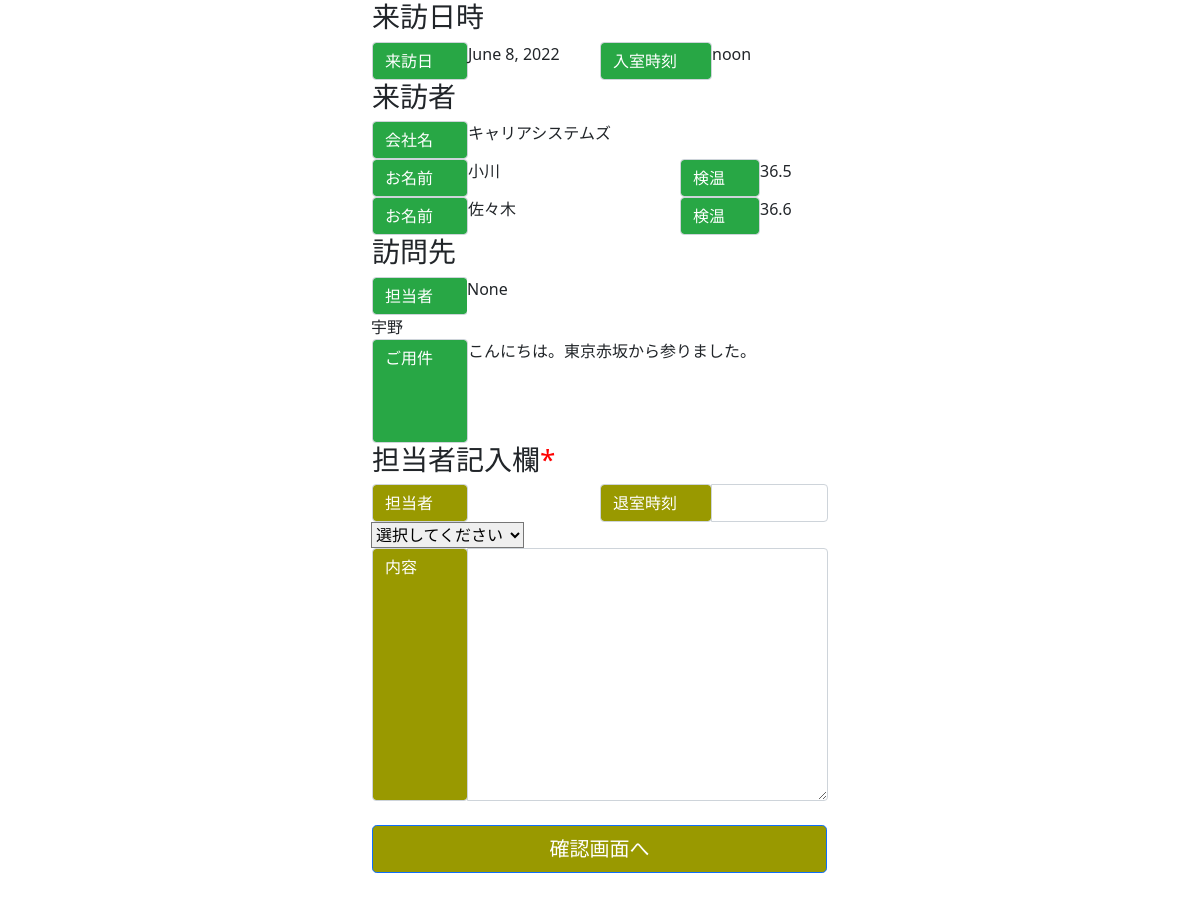
Page /detail/1/ on the committed database.
### test_app/models.py (models this page shows, shortened)
class Visitors(models.Model):
    date = models.DateField(verbose_name='日付')
    time = models.TimeField(verbose_name='来室時刻')
    company_name = models.CharField(verbose_name='会社名', max_length=50, null=True, blank=True)
    visitor_name = models.CharField(verbose_name='お名前', max_length=25)
    temperature = models.FloatField(verbose_name='検温')
    accompany1_name = models.CharField(verbose_name='同行者1お名前', max_length=25, null=True, blank=True)
    accompany1_temp = models.FloatField(verbose_name='同行者1検温', null=True, blank=True)
    accompany2_name = models.CharField(verbose_name='同行者2お名前', max_length=25, null=True, blank=True)
    accompany2_temp = models.FloatField(verbose_name='同行者2検温', null=True, blank=True)
    accompany3_name = models.CharField(verbose_name='同行者3お名前', max_length=25, null=True, blank=True)
    accompany3_temp = models.FloatField(verbose_name='同行者3検温', null=True, blank=True)
    position = models.CharField(verbose_name='役職', max_length=25, null=True, blank=True)
    interviewer = models.CharField(verbose_name='担当者', max_length=25, null=True, blank=True)
    content = models.TextField(verbose_name='ご用件', null=True, blank=True)
    is_contacted = models.BooleanField(default=False, help_text='コンタクトしたらTrue')
    class Meta:
        db_table = 'visitors_history'
        verbose_name = '来訪者履歴'
        verbose_name_plural = '来訪者履歴'

### test_app/views.py (the view)
# urls.py: path('detail/<int:pk>/', views.detail, name='detail'),
def detail(request, pk):
    visitor = Visitors.objects.get(pk=pk)
    print(visitor.is_contacted)
    if visitor.is_contacted:
        contact = Contact.objects.filter(contact__pk=pk)[0]
        context = {
            'visitor': visitor,
            'contact': contact,
        }
        print(contact)
    else:
        form = MemberForm()
        context = {
            'visitor': visitor,
            'form': form,
        }
    return render(request, 'test_app/detail.html', context)

### test_app/forms.py
class MemberForm(forms.Form):
    member = forms.ModelChoiceField(Member.objects,  label='', empty_label='選択してください', to_field_name='name', required=False)

### test_app/models.py (called while the page is built)
    def __str__(self):
        return self.post.name + ' / ' + self.name

### test_app/templates/test_app/detail.html (shortened to what this page needs)
{% load static %}
<!DOCTYPE html>
<html lang="en">
  <head>
    <link href="https://cdn.jsdelivr.net/npm/bootstrap@5.0.2/dist/css/bootstrap.min.css" rel="stylesheet">
    <link rel="stylesheet" href="{% static 'css/mystyle.css' %}">
  </head>
  <body>
    <div class="container-fluid">
        <div class="row">
            <h3>来訪日時</h3>
              <div class="col" style="padding: 0; padding-left: 12px;">
                <div class="input-group">
                  <div class="input-group-prepend">
                    <div class="theme-label-contact form-control">来訪日</div>
                  </div>
                  {{ visitor.date }}
                </div>
              </div>
              <div class="col" style="padding: 0; padding-right: 12px;">
                <div class="input-group">
                  <div class="input-group-prepend">
                    <div class="theme-label-time-contact form-control">入室時刻</div>
                  </div>
                  {{ visitor.time }}
                </div>
              </div>
              <h3>来訪者</h3>
              <div class="input-group">
                <div class="input-group-prepend">
                  <div class="theme-label-contact form-control">会社名</div>
                </div>
                {{ visitor.company_name }}
              </div>
              <div class="col-8" style="padding: 0; padding-left: 12px;">
              <div class="input-group">
                <div class="input-group-prepend">
                  <div class="theme-label-contact form-control">お名前</div>
                </div>
                {{ visitor.visitor_name }}
              </div>
              </div>
              <div class="col-4" style="padding: 0; padding-right: 12px;">
                <div class="input-group">
                  <div class="input-group-prepend">
                    <div class="theme-label-tempcheck-contact form-control">検温</div>
                  </div>
                  {{ visitor.temperature }}
                </div>
              </div>
            </div>
            {% if visitor.accompany1_name %}
            <div class="row" style="padding: 0;">
              <div class="col-8" style="padding: 0; padding-left: 12px;">
              <div class="input-group">
                <div class="input-group-prepend">
                  <div class="theme-label-contact form-control">お名前</div>
                </div>
                {{ visitor.accompany1_name }}
              </div>
              </div>
              <div class="col-4" style="padding: 0; padding-right: 12px;">
                <div class="input-group">
                  <div class="input-group-prepend">
                    <div class="theme-label-tempcheck-contact form-control">検温</div>
                  </div>
                  {{ visitor.accompany1_temp }}
                </div>
              </div>
            </div>
            {% endif %}
        <div class="row">
            <h3>訪問先</h3>
            <div class="input-group">
              <div class="input-group-prepend">
                <div class="theme-label-contact form-control">担当者</div>
              </div>
              <div class="left-column-contact">
                {{ visitor.position }}
              </div>
              <div class="right-column-contact">
                {{ visitor.interviewer }}
              </div>
            </div>
            <div class="input-group">
              <div class="input-group-prepend">
                <div class="theme-label-textarea-contact form-control" rows="5">ご用件</div>
              </div>
              {{ visitor.content | linebreaksbr }}
            </div>
        </div>
      <div class="row">
        <h3>担当者記入欄<span style="color: red;">*</span></h3>
        {% if visitor.is_contacted %}
        <div class="col" style="padding: 0; padding-left: 12px;">
          <div class="input-group">
            <div class="input-group-prepend">
              <div class="theme-label-contact form-control">担当者</div>
            </div>
            {{ contact.interviewer }}
          </div>
        </div>
        <div class="col" style="padding: 0; padding-right: 12px;">
          <div class="input-group">
            <div class="input-group-prepend">
              <div class="theme-label-time-contact form-control">退室時刻</div>
            </div>
            {{ contact.time }}
          </div>
        </div>
        <div class="input-group">
          <div class="input-group-prepend">
            <div class="theme-label-textarea-contact form-control" rows="5">内容</div>
          </div>
          {{ contact.contents | linebreaksbr }}
        </div>
        <div>
        <br>
        </div>
        <div class="row" style="padding-right: 1px; padding-left: 24px;">
        {% comment %} <button type="button" class="btn btn-primary btn-sm" style="background-color:#006400;" onclick="location.href='{% url 'test_app:edit_contact' %}'"> {% endcomment %}
        <button type="button" class="btn btn-primary btn-sm col" style="background-color:#28a745; padding-left: 12px;" onclick="location.href='#'">
            コンタクト編集
        </button>
        {% comment %} <button type="button" class="btn btn-primary btn-sm" style="background-color:#006400;" onclick="location.href='{% url 'test_app:edit_contact' %}'"> {% endcomment %}
            <button type="button" class="btn btn-primary btn-sm col" style="background-color:#28a745;" onclick="location.href='#'">
            来訪/コンタクト編集
        </button>
        {% comment %} <button type="button" class="btn btn-primary btn-sm" style="background-color:#006400;" onclick="location.href='{% url 'test_app:edit_contact' %}'"> {% endcomment %}
            <button type="button" class="btn btn-primary btn-sm col" style="background-color:#28a745;" onclick="location.href='#'">
            コンタクト削除
        </button>
        {% comment %} <button type="button" class="btn btn-primary btn-sm" style="background-color:#006400;" onclick="location.href='{% url 'test_app:edit_contact' %}'"> {% endcomment %}
            <button type="button" class="btn btn-primary btn-sm col" style="background-color:#28a745; padding-right: 12px;" onclick="location.href='#'">
            来訪/コンタクト削除
        </button>
        </div>
        {% else %}
        <form action="{% url 'test_app:confirm_contact' visitor.pk %}" method="post">
        <div class="row">
            <div class="col" style="padding: 0; padding-left: 12px;">
                <div class="input-group">
                  <div class="input-group-prepend">
                    <div class="theme-label-contact-edit form-control">担当者</div>
                  </div>
                  {{ form }}
                </div>
            </div>
            <div class="col" style="padding: 0; padding-right: 12px;">
                <div class="input-group">
                    <div class="input-group-prepend">
                    <div class="theme-label-time-contact-edit form-control">退室時刻</div>
                    </div>
                    <input name="time" type="text" class="form-control" placeholder="" aria-label="" aria-describedby="basic-addon1">
                </div>
            </div>
            <div class="input-group">
                <div class="input-group-prepend">
                <div class="theme-label-textarea-contact-edit form-control" rows="5">内容</div>
                </div>
                <textarea name="contents" class="form-control" id="exampleFormControlTextarea1" rows="3"></textarea>
            </div>
            <div>
            <br>
            </div>
            <div class="row" style="padding-right: 1px; padding-left: 24px;">
            <button type="submit" class="btn btn-primary btn-lg" style="background-color:#999900;" autofocus>確認画面へ</button>
            </div>
            <div>
            <br>
            </div>
        </div>
        </form>
        {% endif %}
      </div>
    </div>
  </body>
</html>

### static/css/mystyle.css (style rules this page uses)
.container-fluid { margin-right: auto; margin-left: auto; max-width: 40%; }
.theme-label-contact { background-color:#28a745; color:white; width: 6em; }
.theme-label-time-contact { background-color:#28a745; color:white; width: 7em; }
.theme-label-textarea-contact { background-color:#28a745; color:white; width: 6em; height: 6.5em; }
.theme-label-contact-edit { background-color:#999900; color:white; width: 6em; }
.theme-label-time-contact-edit { background-color:#999900; color:white; width: 7em; }
.theme-label-textarea-contact-edit { background-color:#999900; color:white; width: 6em; height: 15.8em; }
#id_member { width: 67%; }
.left-column-contact { float: left; width: 30%; background-color: white; }
.right-column-contact { float: right; width: 53.8%; background-color: white; }
.theme-label-tempcheck-contact { background-color:#28a745; color:white; width: 5em; }

### rows in the picture
Visitors: date "June 8, 2022", time "noon", company_name "キャリアシステムズ", visitor_name "小川", temperature "36.5", accompany1_name "佐々木", accompany1_temp "36.6", position "None", interviewer "宇野", content "こんにちは。東京赤坂から参りました。"
